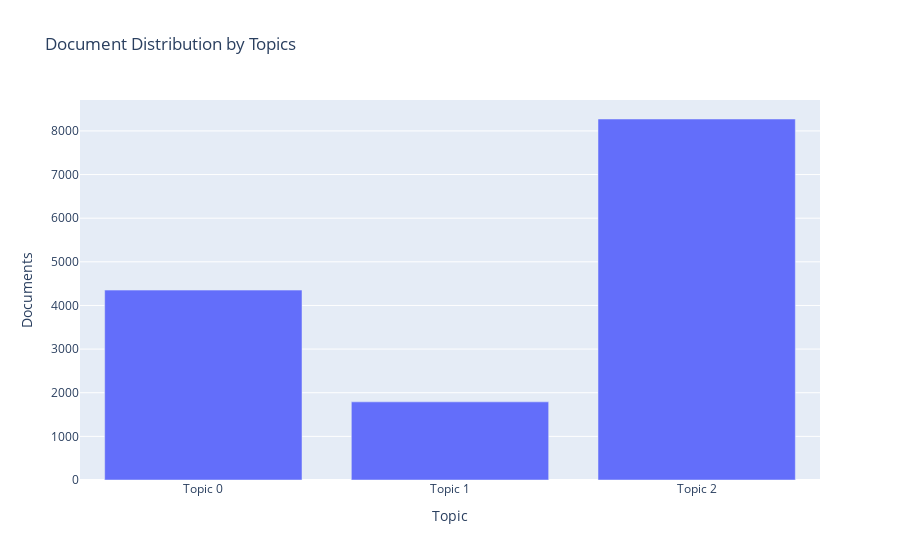

The notebook cell this image was saved under:
### Code cell
plot_model(lda, plot = 'topic_distribution')

### Figure 1 — Plotly figure (JSON) as saved in the notebook; plotly's stock layout.template omitted (floating-point values rounded to 4 significant figures)
{"data": [{"alignmentgroup": "True", "customdata": [["customer, support, app, service, work, issue, team, get, review, need"], ["product, application, order, add, make, option, price, item, store, page"], ["app, use, great, easy, good, thank, recommend, help, really, work"]], "hovertemplate": "Topic=%{x}<br>Documents=%{y}<br>Keyword=%{customdata[0]}<extra></extra>", "legendgroup": "", "marker": {"color": "#636efa", "pattern": {"shape": ""}}, "name": "", "offsetgroup": "", "orientation": "v", "showlegend": false, "textposition": "auto", "type": "bar", "x": ["Topic 0", "Topic 1", "Topic 2"], "xaxis": "x", "y": [4352, 1791, 8273], "yaxis": "y"}], "layout": {"autosize": true, "barmode": "relative", "legend": {"tracegroupgap": 0}, "title": {"text": "Document Distribution by Topics"}, "xaxis": {"anchor": "y", "autorange": true, "domain": [0, 1], "range": [-0.5, 2.5], "title": {"text": "Topic"}, "type": "category"}, "yaxis": {"anchor": "x", "autorange": true, "domain": [0, 1], "range": [0, 8708.0], "title": {"text": "Documents"}, "type": "linear"}}}
